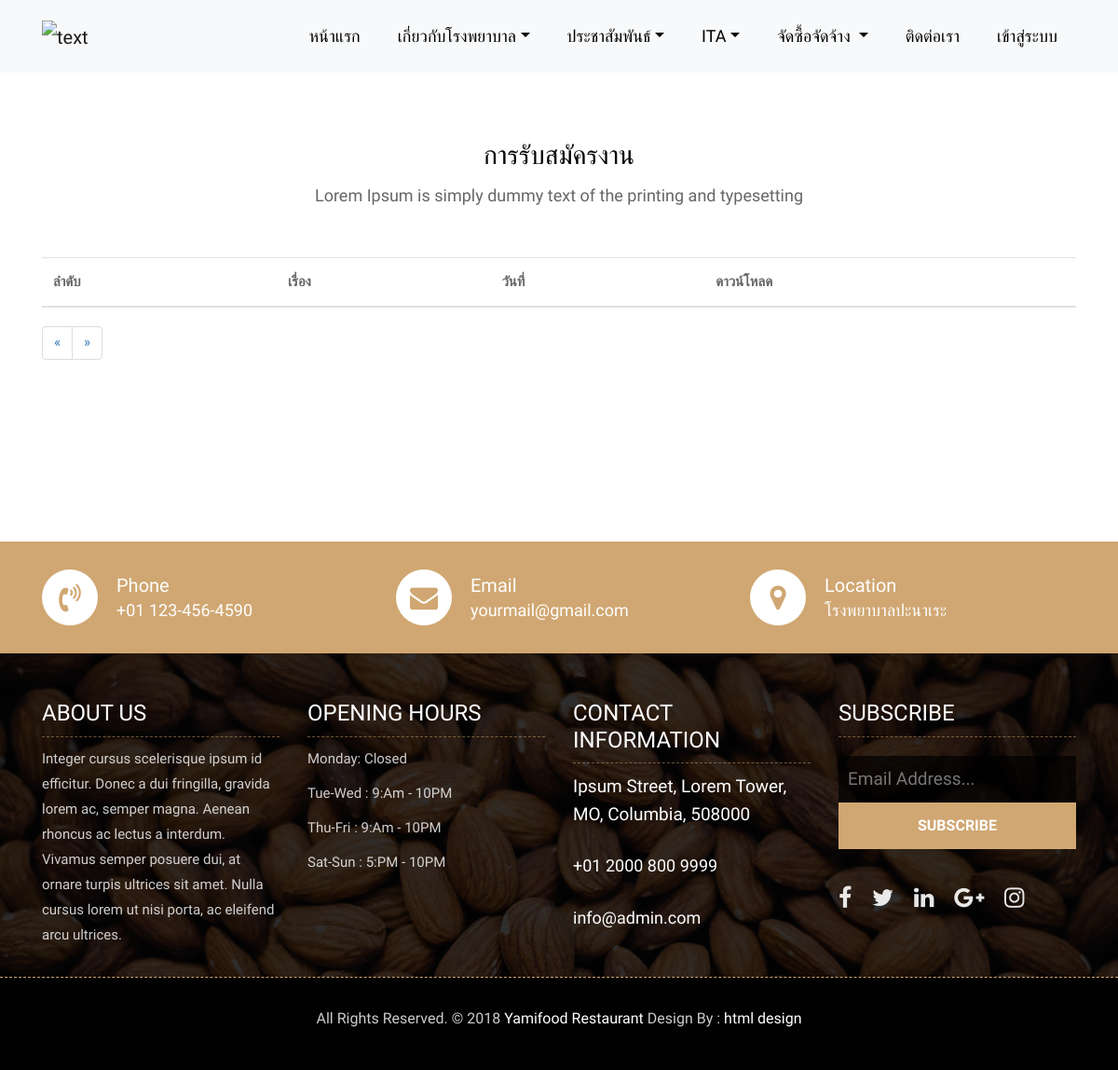
The app's page /display/recruitment.php, older data.
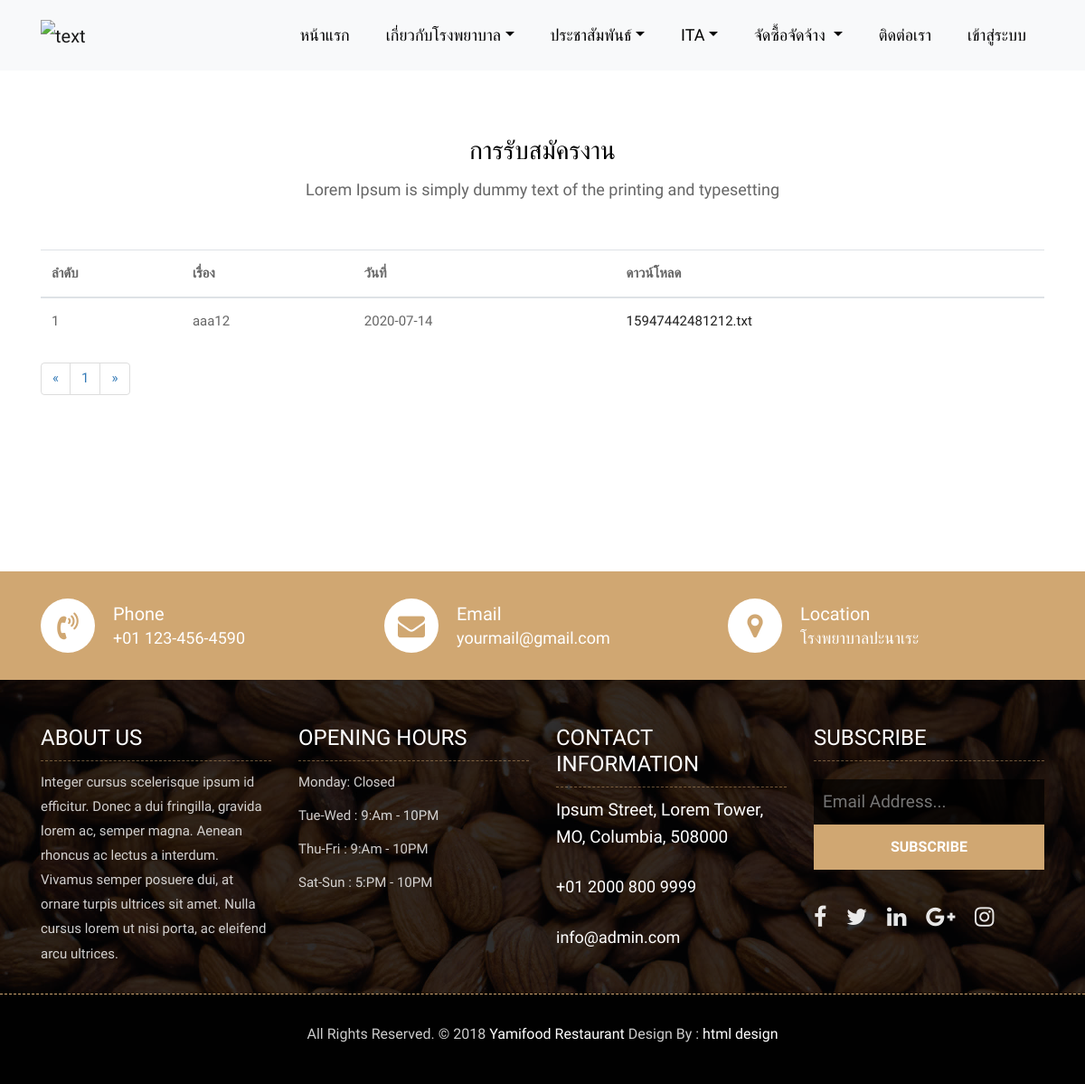
The same page, newer data.
### tables this page shows
CREATE TABLE `recruitment` (
  `rec_id` int(11) NOT NULL,
  `rec_topic` varchar(150) DEFAULT NULL,
  `rec_date` date DEFAULT NULL,
  `rec_file` varchar(150) DEFAULT NULL
);

### display/recruitment.php (the view, shortened to what this page needs)
<?php
include('../config.php');
$sql= "SELECT * FROM recruitment";
$query = mysqli_query($conn, $sql);
$perpage = 15;
?>
<!DOCTYPE html>
<html>
<head>
    <link rel="stylesheet" href="../css/bootstrap.min.css">
    <link rel="stylesheet" href="../css/style.css">
    <link rel="stylesheet" href="../css/responsive.css">
    <link rel="stylesheet" href="../css/custom.css">
</head>
<body>
    <div id="container">
        <header>
            <?php include '../menu.php' ?>
        </header>
        <article>
            <div class="table">
            <div class="about-section-box">
                <div class="container">
                <div class="row">
                        <div class="col-lg-12">
                            <div class="heading-title text-center">
                                <h2>การรับสมัครงาน</h2>
                                <p>Lorem Ipsum is simply dummy text of the printing and typesetting</p>
                            </div>
                        </div>
                    </div>
                        <table>
                            <thead>
                                <tr class="table">
                                    <th class="column1">ลำดับ</th>
                                    <th class="column2">เรื่อง</th>
                                    <th class="column3">วันที่</th>
                                    <th class="column3">ดาวน์โหลด</th>
                                </tr>
                            </thead>
                            <tbody>
                                <?php
										while ($fetch = mysqli_fetch_assoc($query)) {
											?>
                                <tr>
                                    <td class="column1"><?php echo $fetch['rec_id'] ?></td>
                                    <td class="column2"><?php echo $fetch['rec_topic'] ?></td>
                                    <td class="column3"><?php echo $fetch['rec_date'] ?></td>
                                    <td class="column4">
                                    <?php $files=$fetch['rec_file']; ?>
                                    <a download="<?php echo $files ?>" href="../uploads/uploads_recruitment/<?php echo $files ?>">
                                             <?php echo $fetch['rec_file'] ?>
                                            </td>
                                </tr>
                                <?php
										}
										?>
                            </tbody>
                        </table>
                        <?php
								$sql2 = "select * from recruitment ";
								$query2 = mysqli_query($conn, $sql2);
								$total_record = mysqli_num_rows($query2);
								$total_page = ceil($total_record / $perpage);
								?>
								<nav>
									<ul class="pagination">
										<li>
											<a href="recruitment.php?page=1" aria-label="Previous">
												<span aria-hidden="true">&laquo;</span>
											</a>
										</li>
										<?php for ($i = 1; $i <= $total_page; $i++) { ?>
											<li><a href="recruitment.php?page=<?php echo $i; ?>"><?php echo $i; ?></a></li>
										<?php } ?>
										<li>
											<a href="recruitment.php?page=<?php echo $total_page; ?>" aria-label="Next">
												<span aria-hidden="true">&raquo;</span>
											</a>
										</li>
									</ul>
								</nav>
                </div>
            </div>
            </div>
            </article>
    </div>
    <nav>
<?php include '../lower.php' ?>
</nav>
</body>
</html>

### menu.php (shortened to what this page needs)
<!DOCTYPE html>
<html lang="en">
<head>
</head>
<body>
    <header class="top-navbar">
        <nav class="navbar navbar-expand-lg navbar-light bg-light">
            <div class="container">
                <a class="navbar-brand" href="http://localhost/project/banana/index.php">
                    <img src="images/logo.png" alt="text" />
                </a>
                <div class="collapse navbar-collapse" id="navbars-rs-food">
                    <ul class="navbar-nav ml-auto">
                        <li class="nav-item  "><a class="nav-link"
                                href="http://localhost/project/banana/index.php">หน้าแรก</a></li>
                        <li class="nav-item dropdown">
                            <a class="nav-link dropdown-toggle" href="#" id="dropdown-a"
                                data-toggle="dropdown">เกี่ยวกับโรงพยาบาล</a>
                            <div class="dropdown-menu" aria-labelledby="dropdown-a">
                        <li class="nav-item dropdown">
                            <a class="nav-link dropdown-toggle" href="#" id="dropdown-a"
                                data-toggle="dropdown">ประชาสัมพันธ์</a>
                        <li class="nav-item dropdown">
                            <a class="nav-link dropdown-toggle" href="#" id="dropdown-a" data-toggle="dropdown">ITA</a>
                            <div class="container">
                        <li class="nav-item dropdown">
                            <a class="nav-link dropdown-toggle" href="#" data-toggle="dropdown"> จัดซื้อจัดจ้าง </a>
                        </li>
                        <li class="nav-item"><a class="nav-link" href="contact.html">ติดต่อเรา</a></li>
                                <?php
    if(!isset($_SESSION['us_email'])) {
    ?>
                        <li class="nav-item"><a class="nav-link"
                                href="http://localhost/project/banana/login/index.php">เข้าสู่ระบบ</a></li>
                        <?php
    }
    ?>
                </div>
            </div>
            </ul>
            </div>
            </div>
        </nav>
    </header>
</body>
</html>

### lower.php (shortened to what this page needs)
<!DOCTYPE html>
<html>
<head>
</head>
<body>
            <div class="contact-imfo-box">
                <div class="container">
                    <div class="row">
                        <div class="col-md-4">
                            <i class="fa fa-volume-control-phone"></i>
                            <div class="overflow-hidden">
                                <h4>Phone</h4>
                                <p class="lead">
                                    +01 123-456-4590
                                </p>
                            </div>
                        </div>
                        <div class="col-md-4">
                            <i class="fa fa-envelope"></i>
                            <div class="overflow-hidden">
                                <h4>Email</h4>
                                <p class="lead">
                                    yourmail@gmail.com
                                </p>
                            </div>
                        </div>
                        <a  href="http://localhost/project/banana/maps.php" >
                        <div class="col-md-4">
                            <i class="fa fa-map-marker"></i>
                            <div class="overflow-hidden">
                                <h4>Location</h4>
                                <p class="lead">
                                โรงพยาบาลปะนาเระ
                                </p>
                            </div></a>
                        </div>
                    </div>
                </div>
            <footer class="footer-area bg-f">
                <div class="container">
                    <div class="row">
                        <div class="col-lg-3 col-md-6">
                            <h3>About Us</h3>
                            <p>Integer cursus scelerisque ipsum id efficitur. Donec a dui fringilla, gravida lorem ac,
                                semper
                                magna. Aenean rhoncus ac lectus a interdum. Vivamus semper posuere dui, at ornare turpis
                                ultrices sit amet. Nulla cursus lorem ut nisi porta, ac eleifend arcu ultrices.</p>
                        </div>
                        <div class="col-lg-3 col-md-6">
                            <h3>Opening hours</h3>
                            <p><span class="text-color">Monday: </span>Closed</p>
                            <p><span class="text-color">Tue-Wed :</span> 9:Am - 10PM</p>
                            <p><span class="text-color">Thu-Fri :</span> 9:Am - 10PM</p>
                            <p><span class="text-color">Sat-Sun :</span> 5:PM - 10PM</p>
                        </div>
                        <div class="col-lg-3 col-md-6">
                            <h3>Contact information</h3>
                            <p class="lead">Ipsum Street, Lorem Tower, MO, Columbia, 508000</p>
                            <p class="lead"><a href="#">+01 2000 800 9999</a></p>
                            <p><a href="#"> info@admin.com</a></p>
                        </div>
                        <div class="col-lg-3 col-md-6">
                            <h3>Subscribe</h3>
                            <div class="subscribe_form">
                                <form class="subscribe_form">
                                    <input name="EMAIL" id="subs-email" class="form_input"
                                        placeholder="Email Address..." type="email">
                                    <button type="submit" class="submit">SUBSCRIBE</button>
                                </form>
                            </div>
                            <ul class="list-inline f-social">
                                <li class="list-inline-item"><a href="#"><i class="fa fa-facebook"
                                            aria-hidden="true"></i></a>
                                </li>
                                <li class="list-inline-item"><a href="#"><i class="fa fa-twitter"
                                            aria-hidden="true"></i></a>
                                </li>
                                <li class="list-inline-item"><a href="#"><i class="fa fa-linkedin"
                                            aria-hidden="true"></i></a>
                                </li>
                                <li class="list-inline-item"><a href="#"><i class="fa fa-google-plus"
                                            aria-hidden="true"></i></a></li>
                                <li class="list-inline-item"><a href="#"><i class="fa fa-instagram"
                                            aria-hidden="true"></i></a>
                                </li>
                            </ul>
                        </div>
                    </div>
                </div>
                <div class="copyright">
                    <div class="container">
                        <div class="row">
                            <div class="col-lg-12">
                                <p class="company-name">All Rights Reserved. &copy; 2018 <a href="#">Yamifood
                                        Restaurant</a>
                                    Design By :
                                    <a href="https://html.design/">html design</a></p>
                            </div>
                        </div>
                    </div>
                </div>
            </footer>
</body>
</html>

### css/style.css (style rules this page uses)
body { color: #666666; font-size: 15px; font-family: 'Athiti', sans-serif; line-height: 1.80857; }
a { color: #1f1f1f; text-decoration: none !important; outline: none !important; -webkit-transition: all .3s ease-in-out; -moz-transition: all .3s ease-in-out; -ms-transition: all .3s ease-in-out; -o-transition: all .3s ease-in-out; transition: all .3s ease-in-out; }
h1, h2, h3, h4, h5, h6 { letter-spacing: 0; font-weight: normal; position: relative; padding: 0 0 10px 0; font-weight: normal; line-height: 120% !important; color: #1f1f1f; margin: 0 }
h2 { font-size: 22px }
h3 { font-size: 18px }
h4 { font-size: 16px }
a { color: #1f1f1f; text-decoration: none; outline: none; }
a, .btn { text-decoration: none !important; outline: none !important; -webkit-transition: all .3s ease-in-out; -moz-transition: all .3s ease-in-out; -ms-transition: all .3s ease-in-out; -o-transition: all .3s ease-in-out; transition: all .3s ease-in-out; }
.lead { font-size: 18px; line-height: 30px; color: #767676; margin: 0; padding: 0; }
ul, li, ol { list-style: none; margin: 0px; padding: 0px; }
.top-navbar { position: relative; z-index: 10; }
.top-navbar .navbar { padding: 15px 0px; position: fixed; width: 100%; transition: height .3s ease-out, background .3s ease-out, box-shadow .3s ease-out; -webkit-transform: translate3d(0, 0, 0); transform: translate3d(0, 0, 0); z-index: 100; }
.top-navbar .navbar-light .navbar-nav .nav-link { color: #010101; font-size: 18px; padding: 0px 20px; border-radius: 4px; }
.navbar-expand-lg .navbar-nav .dropdown-menu { border: none; box-shadow: 2px 5px 6px rgba(0,0,0,0.5); }
.about-section-box { padding: 150px 0px; }
.heading-title { margin-bottom: 50px; }
.heading-title h2 { color: #010101; font-size: 28px; font-family: 'Arbutus Slab', serif; }
.heading-title p { font-size: 18px; font-weight: 200; margin: 0px; }
.contact-imfo-box { background: #d0a772; padding: 30px 0; }
.overflow-hidden { overflow: hidden; }
.contact-imfo-box i { display: block; float: left; width: 60px; height: 60px; line-height: 60px; text-align: center; background: #fff; color: #d0a772; font-size: 30px; -webkit-border-radius: 50%; -moz-border-radius: 50%; -ms-border-radius: 50%; border-radius: 50%; margin-right: 20px; }
.contact-imfo-box h4 { margin: 0px; margin-top: 5px; color: #ffffff; font-size: 20px; padding: 0px; font-weight: 500; line-height: 24px; }
.contact-imfo-box p { margin: 0px; color: #ffffff; font-weight: 300; }
.footer-area { padding-top: 50px; padding-bottom: 0px; }
.bg-f { background-image: url("../images/footer-bg.jpg"); background-attachment: scroll; background-clip: initial; background-color: rgba(0, 0, 0, 0); background-origin: initial; background-position: center center; background-repeat: no-repeat; background-size: cover; position: relative; }
.bg-f::before { background: #010101; content: ""; height: 100%; left: 0; position: absolute; top: 0; width: 100%; z-index: 1; opacity: 0.8; }
.footer-area .container { position: relative; z-index: 1; }
.footer-area h3 { color: #ffffff; text-transform: uppercase; font-size: 24px; border-bottom: 1px dashed rgba(207, 166, 113, 0.5); margin-bottom: 10px; }
.footer-area p { font-size: 15px; color: rgba(255, 255, 255, 0.8); margin: 0; padding-bottom: 10px; }
.footer-area p.lead { font-size: 19px; color: #ffffff; margin-bottom: 15px; }
.footer-area p.lead a { color: #ffffff; margin-bottom: 15px; }
.footer-area p a { font-size: 18px; color: #ffffff; }
.subscribe_form { display: block; text-align: center; padding: 5px 0; }
.subscribe_form .form_input { display: block; background-color: rgba(0,0,0,0.7); color: #fff; border: none; font-size: 19px; line-height: 50px; padding: 0 10px; float: left; width: 100%; transition: all 0.5s ease-in-out; }
.subscribe_form .submit { background-color: #d0a772; color: #fff; font-size: 16px; font-weight: 600; line-height: 50px; display: inline-block; padding: 0 10px; float: left; width: 100%; border: none; cursor: pointer; transition: all 0.5s ease-in-out; }
.f-social { padding-bottom: 10px; margin: 0px; margin-top: 20px; }
.f-social li a { font-size: 25px; color: rgba(255, 255, 255, 0.9); margin-right: 10px; }
.copyright { margin-top: 20px; position: relative; display: block; background-color: #010101; border-top: 1px dashed rgba(207, 166, 113); padding: 30px 0; z-index: 1; }
.copyright .company-name { font-size: 16px; text-align: center; }
.copyright .company-name a { font-size: 16px; }

Row changes from the older to the newer data that the page shows:
added recruitment: rec_id "1", rec_topic "aaa12", rec_date "2020-07-14", rec_file "15947442481212.txt"
Text that changed along with them:
new list line: "1"
